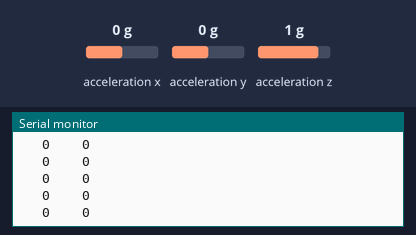
This sketch was run on a simulated Arduino Uno, built with avr-gcc and run on an emulated ATmega328P. Parts: the last lines printed to the serial monitor. Wiring (inferred from the names in the program): MPU-6050 motion sensor at I2C address 0x68; MPU-6050 motion sensor at I2C address 0x69. Inputs (shaded band) come from the test bench; at power-on: acceleration y 0 g, acceleration x 0 g, acceleration z 1 g.

Above: at 2.7 s.
2.8 s: acceleration y set to -1.4 g
At 2.85 s:
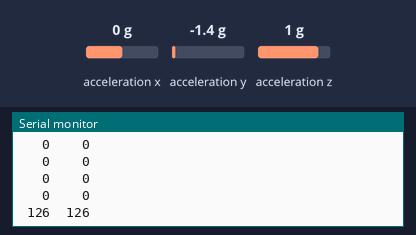
4.7 s: acceleration y set to -0.8 g
At 4.76 s:
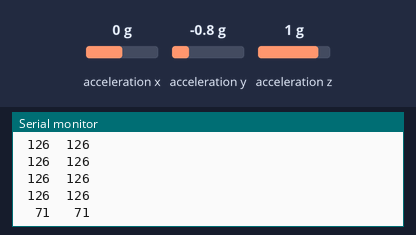
6.6 s: acceleration y set to 1.4 g
At 6.63 s:
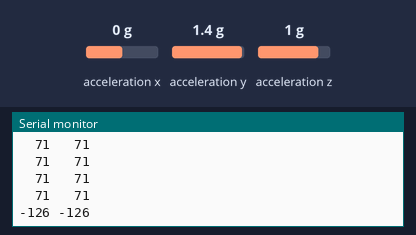

The sketch:

Acce_2ch.ino
```cpp
// Modified from the following:
// MPU-6050 Short Example Sketch
// By Arduino User JohnChi
// August 17, 2014
// Public Domain

#include<Wire.h>
#define REG_ADDR 0x3D
#define MV_SIZE 20
#define WAIT_SAMPLE 10
#define DELAY_MS 50
#define MAX_ANGLE 180
#define MIN_ANGLE 0
#define MAX_VALUE 32768.0 // 2^16

int readY(void);
int readX(void);

const int MPU_addrX = 0x68;  // I2C address of the MPU-6050
const int MPU_addrY = 0x69;  // I2C address of the MPU-6050
char buffer[100];
int mv_arrayX[MV_SIZE];
int mv_arrayY[MV_SIZE];
int8_t pointer = 0;
float moving_sumX = 0.0;
float moving_sumY = 0.0;
int moving_average = 0;
int moving_diff = 0;
int estimate_angleX = 0;
int estimate_angleY = 0;
int initial_valueX = 0;
int initial_valueY = 0;


void setup() {
  Wire.begin();
  Wire.beginTransmission(MPU_addrX);
  Wire.write(0x6B);  // PWR_MGMT_1 register
  Wire.write(0);     // set to zero (wakes up the MPU-6050)
  Wire.endTransmission(true);

  Wire.beginTransmission(MPU_addrY);
  Wire.write(0x6B);  // PWR_MGMT_1 register
  Wire.write(0);     // set to zero (wakes up the MPU-6050)
  Wire.endTransmission(true);

  Serial.begin(115200);

  Serial.println("Waiting for MPU to stablize...");
 /*
  while (true) {
    Serial.println(readY());
    delay(DELAY_MS);
  }
  */
  for (uint8_t i = 0; i < WAIT_SAMPLE; i++) {
    readX();
    readY();
    delay(DELAY_MS);
  }

  Serial.println("Getting initial value...");
  for (uint8_t i = 0; i < MV_SIZE; i++) {
    mv_arrayX[i] = readX();
    moving_sumX += mv_arrayX[i];
    mv_arrayY[i] = readY();
    moving_sumY += mv_arrayY[i];
    delay(DELAY_MS);
  }

  moving_average = moving_sumX / MV_SIZE;
  initial_valueX = moving_average;
  moving_average = moving_sumY / MV_SIZE;
  initial_valueY = moving_average;

  sprintf(buffer, "Initial value: %d %d\n", initial_valueX, initial_valueY);
  Serial.print(buffer);

}

void loop() {

  while (true) {
    mv_arrayX[pointer] = readX();
    mv_arrayY[pointer] = readY();

    moving_sumX = 0;
    moving_sumY = 0;
    for (uint8_t i = 0; i < MV_SIZE; i++) {
      moving_sumX += mv_arrayX[pointer];
      moving_sumY += mv_arrayY[pointer];
    }

    moving_average = moving_sumX / MV_SIZE;
    moving_diff = initial_valueX - moving_average;
    estimate_angleX = ((float)moving_diff / MAX_VALUE) * (MAX_ANGLE - MIN_ANGLE) + MIN_ANGLE;


    moving_average = moving_sumY / MV_SIZE;
    moving_diff = initial_valueY - moving_average;
    estimate_angleY = ((float)moving_diff / MAX_VALUE) * (MAX_ANGLE - MIN_ANGLE) + MIN_ANGLE;

    //Serial.println(moving_average);
    sprintf(buffer, "%4d %4d", estimate_angleX, estimate_angleY);
    Serial.println(buffer);

    pointer = (pointer+1) % MV_SIZE;

    delay(DELAY_MS);
  }
}


int readX(void) {
  Wire.beginTransmission(MPU_addrX);
  Wire.write(REG_ADDR);  // starting with register 0x3D (ACCEL_YOUT_H)
  Wire.endTransmission(false);
  Wire.requestFrom(MPU_addrX, 2, true);  // request a total of 2 registers
  return (int) (Wire.read()<<8 | Wire.read());  // 0x3D (ACCEL_YOUT_H) & 0x3E (ACCEL_YOUT_L)
}

int readY(void) {
  Wire.beginTransmission(MPU_addrY);
  Wire.write(REG_ADDR);  // starting with register 0x3D (ACCEL_YOUT_H)
  Wire.endTransmission(false);
  Wire.requestFrom(MPU_addrY, 2, true);  // request a total of 2 registers
  return (int) (Wire.read()<<8 | Wire.read());  // 0x3D (ACCEL_YOUT_H) & 0x3E (ACCEL_YOUT_L)
}
```

Measured:
- after the input at 2.8 s, the serial monitor: prints a new line at once (image 1)
- after the input at 4.7 s, the serial monitor: prints a new line after 0.05 s (image 2)
- after the input at 6.6 s, the serial monitor: prints a new line at once (image 3)
